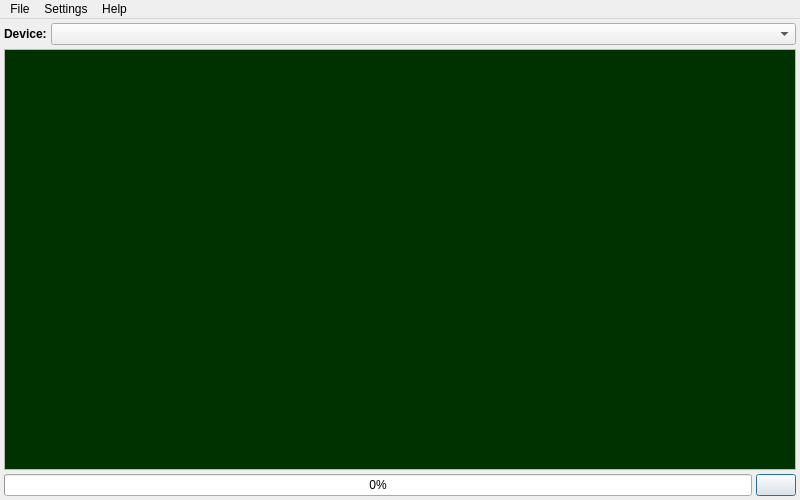
<?xml version="1.0" encoding="UTF-8"?>
<ui version="4.0">
 <class>MainWindow</class>
 <widget class="QMainWindow" name="MainWindow">
  <property name="geometry">
   <rect>
    <x>0</x>
    <y>0</y>
    <width>800</width>
    <height>500</height>
   </rect>
  </property>
  <property name="windowTitle">
   <string notr="true">NGOS USB Boot Maker</string>
  </property>
  <widget class="QWidget" name="centralWidget">
   <layout class="QVBoxLayout" name="verticalLayout">
    <property name="spacing">
     <number>4</number>
    </property>
    <property name="leftMargin">
     <number>4</number>
    </property>
    <property name="topMargin">
     <number>4</number>
    </property>
    <property name="rightMargin">
     <number>4</number>
    </property>
    <property name="bottomMargin">
     <number>4</number>
    </property>
    <item>
     <layout class="QHBoxLayout" name="horizontalLayout_2">
      <property name="spacing">
       <number>4</number>
      </property>
      <item>
       <widget class="QLabel" name="deviceLabel">
        <property name="font">
         <font>
          <weight>75</weight>
          <bold>true</bold>
         </font>
        </property>
        <property name="text">
         <string>Device:</string>
        </property>
       </widget>
      </item>
      <item>
       <widget class="QComboBox" name="deviceComboBox">
        <property name="sizePolicy">
         <sizepolicy hsizetype="Expanding" vsizetype="Fixed">
          <horstretch>0</horstretch>
          <verstretch>0</verstretch>
         </sizepolicy>
        </property>
       </widget>
      </item>
     </layout>
    </item>
    <item>
     <widget class="QTextEdit" name="logTextEdit">
      <property name="palette">
       <palette>
        <active>
         <colorrole role="Text">
          <brush brushstyle="SolidPattern">
           <color alpha="255">
            <red>0</red>
            <green>192</green>
            <blue>0</blue>
           </color>
          </brush>
         </colorrole>
         <colorrole role="Base">
          <brush brushstyle="SolidPattern">
           <color alpha="255">
            <red>0</red>
            <green>50</green>
            <blue>0</blue>
           </color>
          </brush>
         </colorrole>
         <colorrole role="PlaceholderText">
          <brush brushstyle="NoBrush">
           <color alpha="128">
            <red>0</red>
            <green>192</green>
            <blue>0</blue>
           </color>
          </brush>
         </colorrole>
        </active>
        <inactive>
         <colorrole role="Text">
          <brush brushstyle="SolidPattern">
           <color alpha="255">
            <red>0</red>
            <green>192</green>
            <blue>0</blue>
           </color>
          </brush>
         </colorrole>
         <colorrole role="Base">
          <brush brushstyle="SolidPattern">
           <color alpha="255">
            <red>0</red>
            <green>50</green>
            <blue>0</blue>
           </color>
          </brush>
         </colorrole>
         <colorrole role="PlaceholderText">
          <brush brushstyle="NoBrush">
           <color alpha="128">
            <red>0</red>
            <green>192</green>
            <blue>0</blue>
           </color>
          </brush>
         </colorrole>
        </inactive>
        <disabled>
         <colorrole role="Text">
          <brush brushstyle="SolidPattern">
           <color alpha="255">
            <red>120</red>
            <green>120</green>
            <blue>120</blue>
           </color>
          </brush>
         </colorrole>
         <colorrole role="Base">
          <brush brushstyle="SolidPattern">
           <color alpha="255">
            <red>170</red>
            <green>85</green>
            <blue>127</blue>
           </color>
          </brush>
         </colorrole>
         <colorrole role="PlaceholderText">
          <brush brushstyle="NoBrush">
           <color alpha="128">
            <red>0</red>
            <green>192</green>
            <blue>0</blue>
           </color>
          </brush>
         </colorrole>
        </disabled>
       </palette>
      </property>
      <property name="font">
       <font>
        <family>Courier New</family>
       </font>
      </property>
      <property name="lineWrapMode">
       <enum>QTextEdit::NoWrap</enum>
      </property>
      <property name="readOnly">
       <bool>true</bool>
      </property>
     </widget>
    </item>
    <item>
     <layout class="QHBoxLayout" name="horizontalLayout">
      <property name="spacing">
       <number>4</number>
      </property>
      <item>
       <widget class="QProgressBar" name="statusProgressBar">
        <property name="value">
         <number>0</number>
        </property>
       </widget>
      </item>
      <item>
       <widget class="QPushButton" name="startButton">
        <property name="icon">
         <iconset resource="../../../../../../../../../src/os/bootloader_tools/cputest/Resources.qrc">
          <normaloff>:/assets/images/start.png</normaloff>:/assets/images/start.png</iconset>
        </property>
        <property name="default">
         <bool>true</bool>
        </property>
       </widget>
      </item>
     </layout>
    </item>
   </layout>
  </widget>
  <widget class="QMenuBar" name="menuBar">
   <property name="geometry">
    <rect>
     <x>0</x>
     <y>0</y>
     <width>800</width>
     <height>22</height>
    </rect>
   </property>
   <widget class="QMenu" name="menuFile">
    <property name="title">
     <string>File</string>
    </property>
    <addaction name="actionExit"/>
   </widget>
   <widget class="QMenu" name="menuSettings">
    <property name="title">
     <string>Settings</string>
    </property>
    <widget class="QMenu" name="menuLanguage">
     <property name="title">
      <string>Language</string>
     </property>
    </widget>
    <addaction name="menuLanguage"/>
   </widget>
   <widget class="QMenu" name="menuHelp">
    <property name="title">
     <string>Help</string>
    </property>
    <addaction name="actionAbout"/>
   </widget>
   <addaction name="menuFile"/>
   <addaction name="menuSettings"/>
   <addaction name="menuHelp"/>
  </widget>
  <action name="actionExit">
   <property name="icon">
    <iconset resource="../../../../../../../build_config_gui/Resources.qrc">
     <normaloff>:/assets/images/exit.png</normaloff>:/assets/images/exit.png</iconset>
   </property>
   <property name="text">
    <string>Exit</string>
   </property>
   <property name="toolTip">
    <string>Exit (Alt+X)</string>
   </property>
   <property name="shortcut">
    <string notr="true">Alt+X</string>
   </property>
  </action>
  <action name="actionAbout">
   <property name="icon">
    <iconset resource="../../../../../../../build_config_gui/Resources.qrc">
     <normaloff>:/assets/images/about.png</normaloff>:/assets/images/about.png</iconset>
   </property>
   <property name="text">
    <string>About</string>
   </property>
   <property name="toolTip">
    <string>About (F1)</string>
   </property>
   <property name="shortcut">
    <string notr="true">F1</string>
   </property>
  </action>
 </widget>
 <layoutdefault spacing="6" margin="11"/>
 <resources>
  <include location="../../../../../../../../../src/os/bootloader_tools/cputest/Resources.qrc"/>
  <include location="../../../../../../../build_config_gui/Resources.qrc"/>
 </resources>
 <connections/>
</ui>
